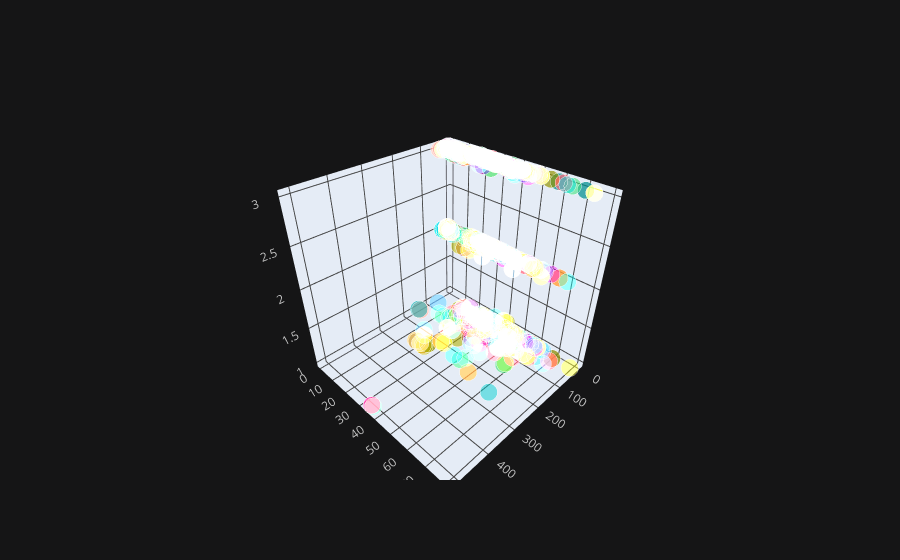

Notebook source saved alongside this figure:
### Code cell
df.iplot(x = 'Fare' , y = 'Age' , z = 'Pclass' , kind = 'scatter3d')

### Figure 1 — Plotly figure (JSON) as saved in the notebook; plotly's stock layout.template omitted (floating-point values rounded to 4 significant figures; data arrays with more than 128 entries replaced by an {"elided": "..."} marker saying what was removed)
{"data": [{"marker": {"color": {"elided": "891 str values"}, "opacity": 0.8, "size": {"elided": "891 int values"}, "symbol": "circle"}, "mode": "markers", "text": {"elided": "891 str values"}, "type": "scatter3d", "x": {"elided": "891 float values"}, "y": {"elided": "891 float values"}, "z": {"elided": "891 int values"}}], "layout": {"legend": {"bgcolor": "#151516", "font": {"color": "#D9D9D9"}}, "paper_bgcolor": "#151516", "plot_bgcolor": "#151516", "scene": {"xaxis": {"gridcolor": "#434343", "showgrid": true, "tickfont": {"color": "#C2C2C2"}, "title": {"font": {"color": "#D9D9D9"}, "text": ""}, "zerolinecolor": "#666570"}, "yaxis": {"gridcolor": "#434343", "showgrid": true, "tickfont": {"color": "#C2C2C2"}, "title": {"font": {"color": "#D9D9D9"}, "text": ""}, "zerolinecolor": "#666570"}, "zaxis": {"gridcolor": "#434343", "showgrid": true, "tickfont": {"color": "#C2C2C2"}, "title": {"font": {"color": "#D9D9D9"}, "text": ""}, "zerolinecolor": "#666570"}}, "title": {"font": {"color": "#D9D9D9"}}}}
